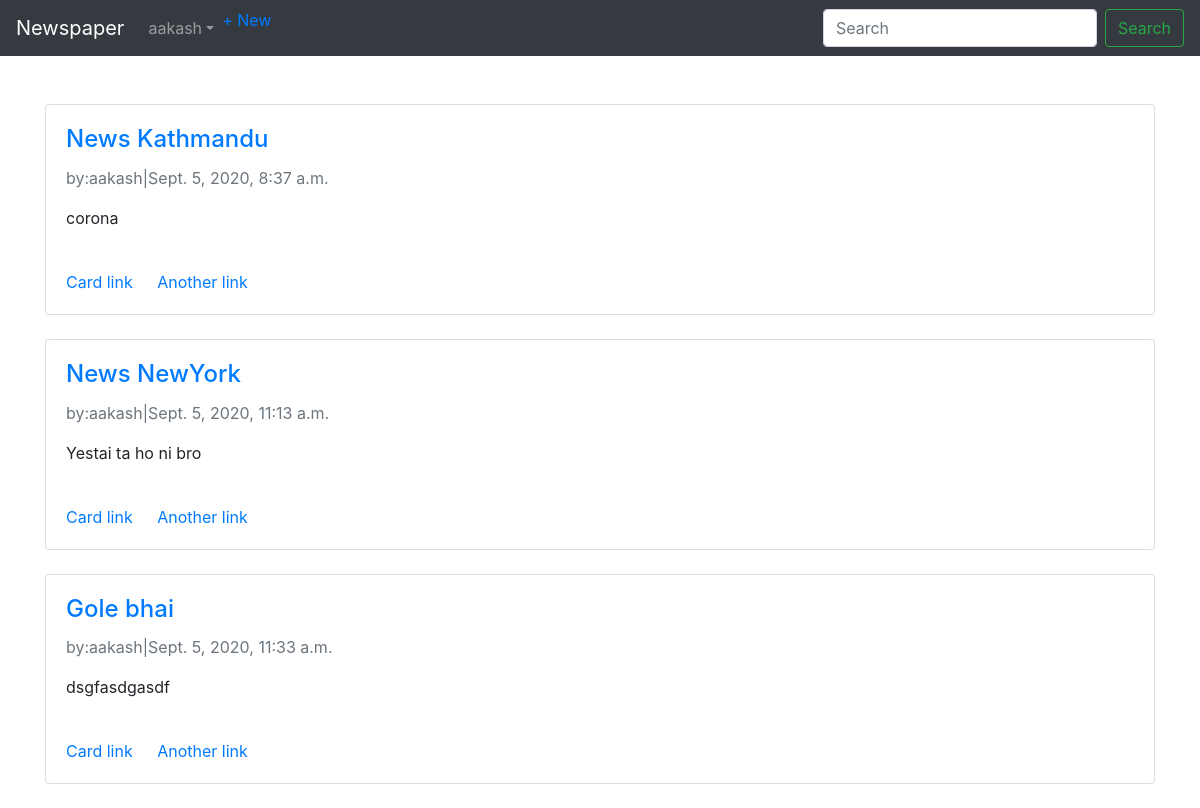
Screenshot of /article/ (signed in) with the database file from the repository.
### users/models.py (models this page shows)
class CustomUser(AbstractUser):
    age=models.PositiveIntegerField(null=True,blank=True)

### articles/models.py (models this page shows, shortened)
class Article(models.Model):
    title=models.CharField(max_length=100)
    author=models.ForeignKey(get_user_model(),on_delete=models.CASCADE)
    time=models.DateTimeField(auto_now_add=True)
    body=models.TextField()

### articles/views.py (the view)
# urls.py: path('',ArticleListView.as_view(),name='article_list'),
class ArticleListView(LoginRequiredMixin,ListView):
    model = Article
    template_name = "article_list.html"
    login_url='login'

### templates/article_list.html (shortened to what this page needs)
{% extends 'base.html' %}
{% block content %}
   {% for obj in object_list %}
    <div class ='container'>
         <div class="card">
        <div class="card-body">
            <a href='{% url 'article_detail' obj.pk%}'><h4 class="card-title">{{obj.title}}</h4></a>
             <p class="text-muted">by:{{obj.author}}|{{obj.time}}</p>
            <p class="card-text">{{obj.body}}</p>
        </div>
        <div class="card-body">
            <a href="#" class="card-link">Card link</a>
            <a href="#" class="card-link">Another link</a>
        </div>
    </div>
        <br>
    </div>
   {% endfor %}
{% endblock content %}

### templates/base.html (shortened to what this page needs)
<!doctype html>
<html lang="en">
  <head>
    <link rel="stylesheet" href="https://stackpath.bootstrapcdn.com/bootstrap/4.3.1/css/bootstrap.min.css">
  </head>
  <body>
        <nav class="navbar navbar-expand-sm navbar-dark bg-dark">
            <a class="navbar-brand" href="{% url 'home' %}"">Newspaper</a>
            <div class="collapse navbar-collapse" id="collapsibleNavId">
                <ul class="navbar-nav mr-auto mt-2 mt-lg-0">
                 {% if user.is_authenticated %}
                     <li class="nav-item dropdown">
                        <a class="nav-link dropdown-toggle" href="#" id="dropdownId" data-toggle="dropdown" aria-haspopup="true" aria-expanded="false">{{user.username}}</a>
                    </li>
                 {% endif %}
                    {% if user.is_authenticated %}
                        <ul class="navbar-nav mr-auto">
                        <li class="nav-item"><a href="{% url 'article_new' %}">+ New</a></li>
                        </ul>
                    {% endif %}
                </ul>
                <form class="form-inline my-2 my-lg-0">
                    <input class="form-control mr-sm-2" type="text" placeholder="Search">
                    <button class="btn btn-outline-success my-2 my-sm-0" type="submit">Search</button>
                </form>
            </div>
        </nav>
        <br>
        <br>
        {% block content %}
        {% endblock content %}
  </body>
</html>

### rows the page displays
CustomUser: username "aakash"
Article: title "News Kathmandu", author "aakash", time "Sept. 5, 2020, 8:37 a.m.", body "corona"
Article: title "News NewYork", author "aakash", time "Sept. 5, 2020, 11:13 a.m.", body "Yestai ta ho ni bro"
Article: title "Gole bhai", author "aakash", time "Sept. 5, 2020, 11:33 a.m.", body "dsgfasdgasdf"
